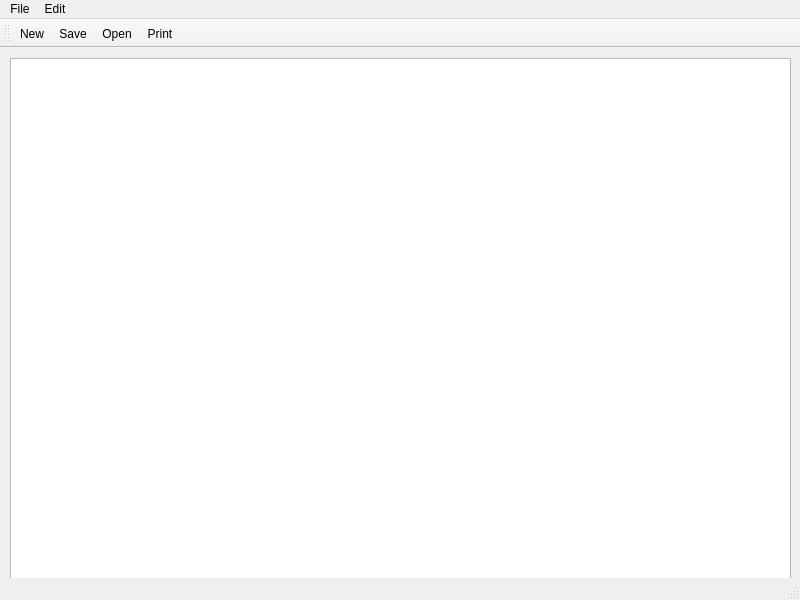
<?xml version="1.0" encoding="UTF-8"?>
<ui version="4.0">
 <class>MainWindow</class>
 <widget class="QMainWindow" name="MainWindow">
  <property name="geometry">
   <rect>
    <x>0</x>
    <y>0</y>
    <width>800</width>
    <height>600</height>
   </rect>
  </property>
  <property name="windowTitle">
   <string>Notepad</string>
  </property>
  <widget class="QWidget" name="centralwidget">
   <widget class="QWidget" name="verticalLayoutWidget">
    <property name="geometry">
     <rect>
      <x>10</x>
      <y>10</y>
      <width>781</width>
      <height>541</height>
     </rect>
    </property>
    <layout class="QVBoxLayout" name="verticalLayout">
     <item>
      <widget class="QTextEdit" name="textEdit"/>
     </item>
    </layout>
   </widget>
  </widget>
  <widget class="QMenuBar" name="menubar">
   <property name="geometry">
    <rect>
     <x>0</x>
     <y>0</y>
     <width>800</width>
     <height>21</height>
    </rect>
   </property>
   <widget class="QMenu" name="menuFile">
    <property name="title">
     <string>File</string>
    </property>
    <addaction name="actionNew"/>
    <addaction name="actionOpen"/>
    <addaction name="actionSave"/>
    <addaction name="actionPrint"/>
    <addaction name="actionExit"/>
   </widget>
   <widget class="QMenu" name="menuEdit">
    <property name="title">
     <string>Edit</string>
    </property>
    <addaction name="actionCopy"/>
    <addaction name="actionPaste"/>
    <addaction name="actionCut"/>
    <addaction name="actionUndo"/>
    <addaction name="actionRedo"/>
   </widget>
   <addaction name="menuFile"/>
   <addaction name="menuEdit"/>
  </widget>
  <widget class="QStatusBar" name="statusbar"/>
  <widget class="QToolBar" name="toolBar">
   <property name="windowTitle">
    <string>toolBar</string>
   </property>
   <attribute name="toolBarArea">
    <enum>TopToolBarArea</enum>
   </attribute>
   <attribute name="toolBarBreak">
    <bool>false</bool>
   </attribute>
   <addaction name="actionNew"/>
   <addaction name="actionSave"/>
   <addaction name="actionOpen"/>
   <addaction name="actionPrint"/>
  </widget>
  <action name="actionNew">
   <property name="icon">
    <iconset resource="Resources.qrc">
     <normaloff>:/imgs/icons/new.png</normaloff>:/imgs/icons/new.png</iconset>
   </property>
   <property name="text">
    <string>New</string>
   </property>
  </action>
  <action name="actionOpen">
   <property name="icon">
    <iconset resource="Resources.qrc">
     <normaloff>:/imgs/icons/open.png</normaloff>:/imgs/icons/open.png</iconset>
   </property>
   <property name="text">
    <string>Open</string>
   </property>
  </action>
  <action name="actionSave">
   <property name="icon">
    <iconset resource="Resources.qrc">
     <normaloff>:/imgs/icons/save.png</normaloff>:/imgs/icons/save.png</iconset>
   </property>
   <property name="text">
    <string>Save</string>
   </property>
  </action>
  <action name="actionPrint">
   <property name="icon">
    <iconset resource="Resources.qrc">
     <normaloff>:/imgs/icons/print.png</normaloff>:/imgs/icons/print.png</iconset>
   </property>
   <property name="text">
    <string>Print</string>
   </property>
  </action>
  <action name="actionExit">
   <property name="icon">
    <iconset resource="Resources.qrc">
     <normaloff>:/imgs/icons/exit.png</normaloff>:/imgs/icons/exit.png</iconset>
   </property>
   <property name="text">
    <string>Exit</string>
   </property>
  </action>
  <action name="actionCopy">
   <property name="text">
    <string>Copy</string>
   </property>
  </action>
  <action name="actionPaste">
   <property name="text">
    <string>Paste</string>
   </property>
  </action>
  <action name="actionCut">
   <property name="text">
    <string>Cut</string>
   </property>
  </action>
  <action name="actionUndo">
   <property name="text">
    <string>Undo</string>
   </property>
  </action>
  <action name="actionRedo">
   <property name="text">
    <string>Redo</string>
   </property>
  </action>
 </widget>
 <resources>
  <include location="Resources.qrc"/>
 </resources>
 <connections/>
</ui>
